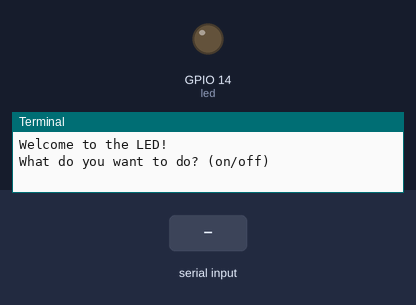
Recording of a program running on a simulated Raspberry Pi (BCM pin numbers). On the bench: output pins drawn as LEDs (lit = HIGH), the last lines printed to the terminal. The test bench sets the inputs (shaded band).

Above: at 1.2 s.
1.3 s: "on" typed at the terminal, then Enter
At 2.0 s:
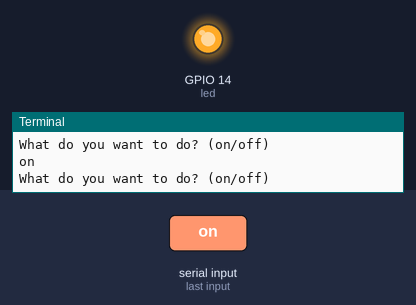
2.8 s: "off" typed at the terminal, then Enter
At 3.1 s:
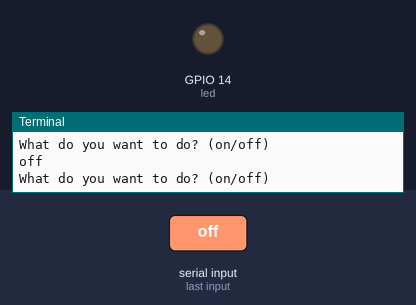
Timing chart, 0 to 5.8 s (numbered marks = the images above; inputs shaded):
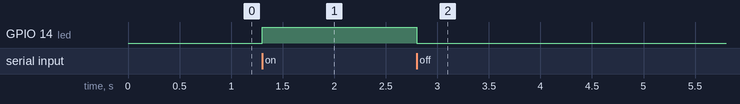

The program:

led-blink-control.py
```python
#import
import RPi.GPIO as GPIO
import time

#led
led = 14
sol = 0

#definition
GPIO.setmode(GPIO.BCM)
GPIO.setup(led, GPIO.OUT)

#program
GPIO.output(led, GPIO.LOW)
print("Welcome to the LED!")

while True:
    imput = input("What do you want to do? (on/off)")

    if(imput == "on"):
        if(sol == 0):
            GPIO.output(led, GPIO.HIGH)
            sol = 1

        else:
            print("The LED is already on!")

    elif(imput == "off"):
        if(sol == 1):
            GPIO.output(led, GPIO.LOW)
            sol = 0

        else:
            print("The LED is already off!")

    else:
        print("ERROR")
```

Measured:
- after the input at 1.3 s, GPIO 14 (led): LOW → HIGH at once
- after the input at 2.8 s, GPIO 14 (led): HIGH → LOW at once
